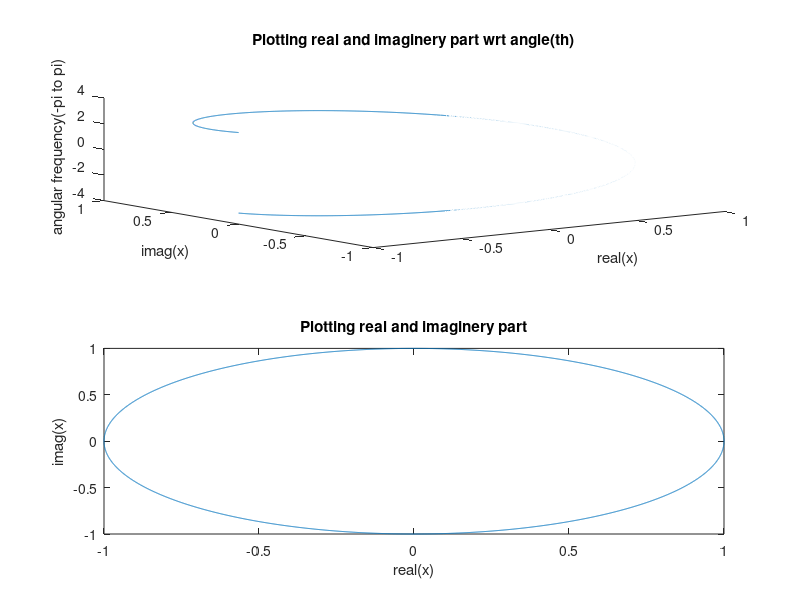

The MATLAB source for this figure:
%representation of complex number and complex exponential and plotting it.
clear all;
close all;
clc;
th=-pi:0.001:pi;
x= exp(1i.*th);
a=real(x);
b=imag(x);
subplot(2,1,1);
plot3(a,b,th);
ylabel('imag(x)');
xlabel('real(x)');
zlabel('angular frequency(-pi to pi)');
title('Plotting real and imaginery part wrt angle(th)');
subplot(2,1,2);
plot(a,b);
ylabel('imag(x)');
xlabel('real(x)');
title('Plotting real and imaginery part');